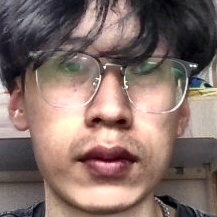
#> input picture My_INT4099_project/face_data/BILLY/20250326_224737.jpg, 217 x 217 px; its folder holds only this picture in this run
$ python -i face_trainer.py   (imports and definitions only)
#> lines starting #> are read from the running program, lines starting #| are printed output that depends on the picture
import os
import cv2
import numpy as np
import face_recognition
import pickle
import logging
from datetime import datetime
from concurrent.futures import ProcessPoolExecutor
from tkinter import Tk, filedialog, simpledialog, messagebox, Label, Button, Frame, Listbox, Scrollbar, VERTICAL, END
import threading
import shutil

# 設置日誌
# [4 lines not run here, left out]
logger = logging.getLogger(__name__)

class ImageProcessing:
    """圖像處理工具類"""

    @staticmethod
    def normalize_brightness(image):
        """規範化圖像亮度"""
        # 轉換到 LAB 顏色空間
        lab = cv2.cvtColor(image, cv2.COLOR_RGB2LAB)
#> lab: shape (217, 217, 3); mean of channels 0, 1, 2 120.8, 135.3, 134.3
        l, a, b = cv2.split(lab)
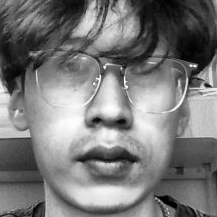
#> l: shape (217, 217); min 0, max 254, mean 120.8
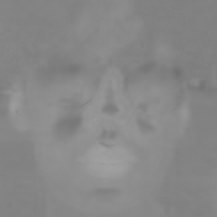
#> a: shape (217, 217); min 112, max 161, mean 135.3

        # 對 L 通道應用 CLAHE (Contrast Limited Adaptive Histogram Equalization)
        clahe = cv2.createCLAHE(clipLimit=3.0, tileGridSize=(8, 8))
        cl = clahe.apply(l)
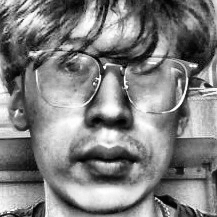
#> cl: shape (217, 217); min 1, max 255, mean 128

        # 合併通道
        limg = cv2.merge((cl, a, b))
#> limg: shape (217, 217, 3); mean of channels 0, 1, 2 128, 135.3, 134.3

        # 轉回 RGB
        final = cv2.cvtColor(limg, cv2.COLOR_LAB2RGB)
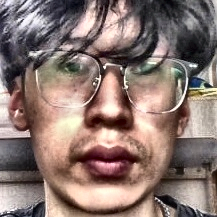
#> final: shape (217, 217, 3); mean R, G, B 138.1, 117.7, 111.7
        return final


class FaceTrainer:
    """人臉訓練器"""

    # [190 lines left out: functions __init__, load_known_faces, process_image, process_image_folder, remove_person, not called in this run]

    def get_known_people(self):
        """獲取所有已知人名"""
        return list(self.known_faces.keys())

    # [15 lines left out: function get_person_info, not called in this run]


class FaceTrainerUI:
    """人臉訓練器界面"""

    # [168 lines left out: functions __init__, init_ui, change_name, select_folder, select_files, not called in this run]

    def update_progress(self, name, progress, status):
        """更新進度信息"""
        self.status_label.config(text=f"{name}: {status} ({progress:.1f}%)")

    # [51 lines left out: functions refresh_person_list, view_person_details, delete_person, not called in this run]


# [4 lines not run here, left out]

>>> import cv2
>>> picture = cv2.cvtColor(cv2.imread('face_data/BILLY/20250326_224737.jpg'), cv2.COLOR_BGR2RGB)
>>> result = ImageProcessing().normalize_brightness(picture)

$ run again, on My_INT4099_project/face_data/BILLY/20250326_224738.jpg
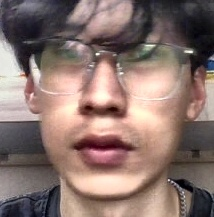
#> input picture My_INT4099_project/face_data/BILLY/20250326_224738.jpg, 214 x 217 px
#> lab: shape (217, 214, 3); mean of channels 0, 1, 2 126.4, 135.7, 134.3
#> in normalize_brightness, `l, a, b = cv2.split(lab)`:
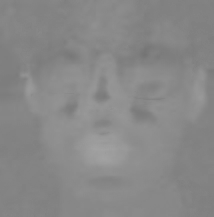
#> a: shape (217, 214); min 116, max 162, mean 135.7
#> limg: shape (217, 214, 3); mean of channels 0, 1, 2 132.1, 135.7, 134.3
#> in normalize_brightness, `final = cv2.cvtColor(limg, cv2.COLOR_LAB2RGB)`:
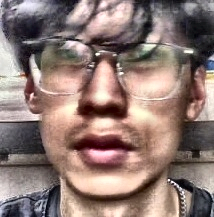
#> final: shape (217, 214, 3); mean R, G, B 142.8, 121.5, 115.6

$ run again, on My_INT4099_project/face_data/BILLY/20250326_224739.jpg
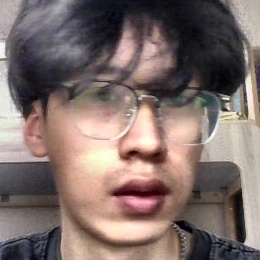
#> input picture My_INT4099_project/face_data/BILLY/20250326_224739.jpg, 260 x 260 px
#> lab: shape (260, 260, 3); mean of channels 0, 1, 2 119.4, 134.1, 132.4
#> in normalize_brightness, `l, a, b = cv2.split(lab)`:
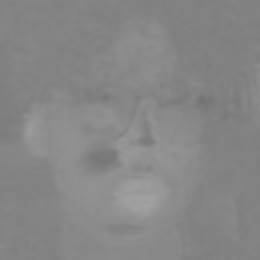
#> a: shape (260, 260); min 114, max 162, mean 134.1
#> limg: shape (260, 260, 3); mean of channels 0, 1, 2 126.6, 134.1, 132.4
#> in normalize_brightness, `final = cv2.cvtColor(limg, cv2.COLOR_LAB2RGB)`:
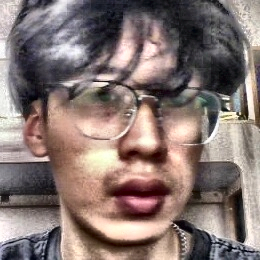
#> final: shape (260, 260, 3); mean R, G, B 133.8, 117.3, 113.5

$ run again, on My_INT4099_project/face_data/BILLY/20250326_224740.jpg
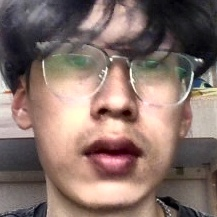
#> input picture My_INT4099_project/face_data/BILLY/20250326_224740.jpg, 217 x 217 px
#> lab: shape (217, 217, 3); mean of channels 0, 1, 2 123, 135.3, 134.8
#> in normalize_brightness, `l, a, b = cv2.split(lab)`:
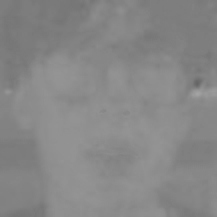
#> b: shape (217, 217); min 101, max 163, mean 134.8
#> limg: shape (217, 217, 3); mean of channels 0, 1, 2 128, 135.3, 134.8
#> in normalize_brightness, `final = cv2.cvtColor(limg, cv2.COLOR_LAB2RGB)`:
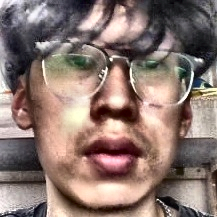
#> final: shape (217, 217, 3); mean R, G, B 138.5, 117.8, 110.9
